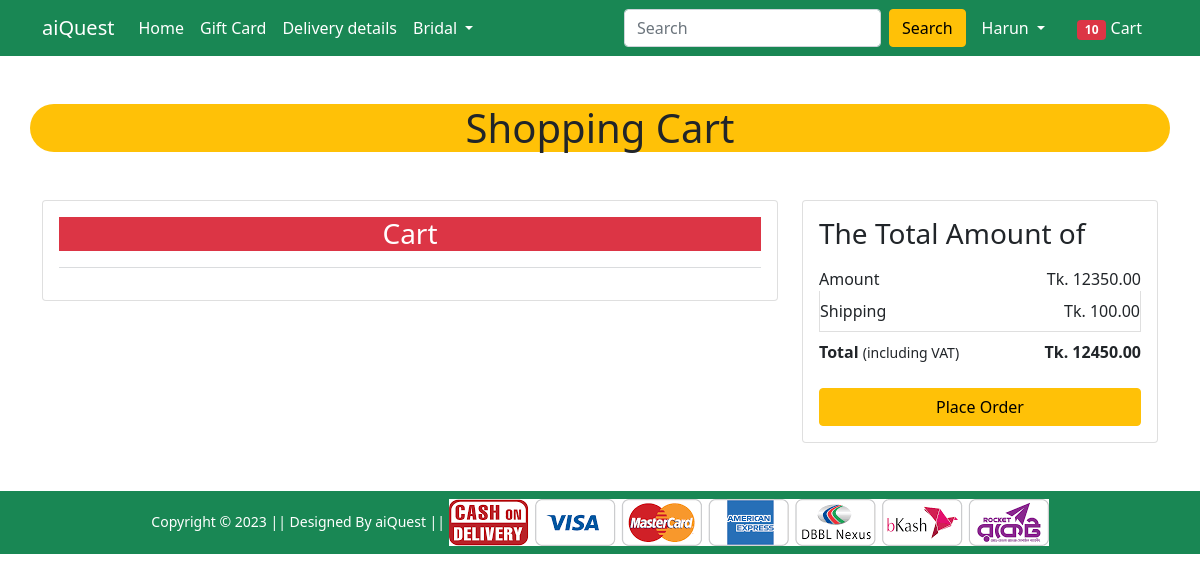
The page /cart/ (signed in) on the database as committed earlier.
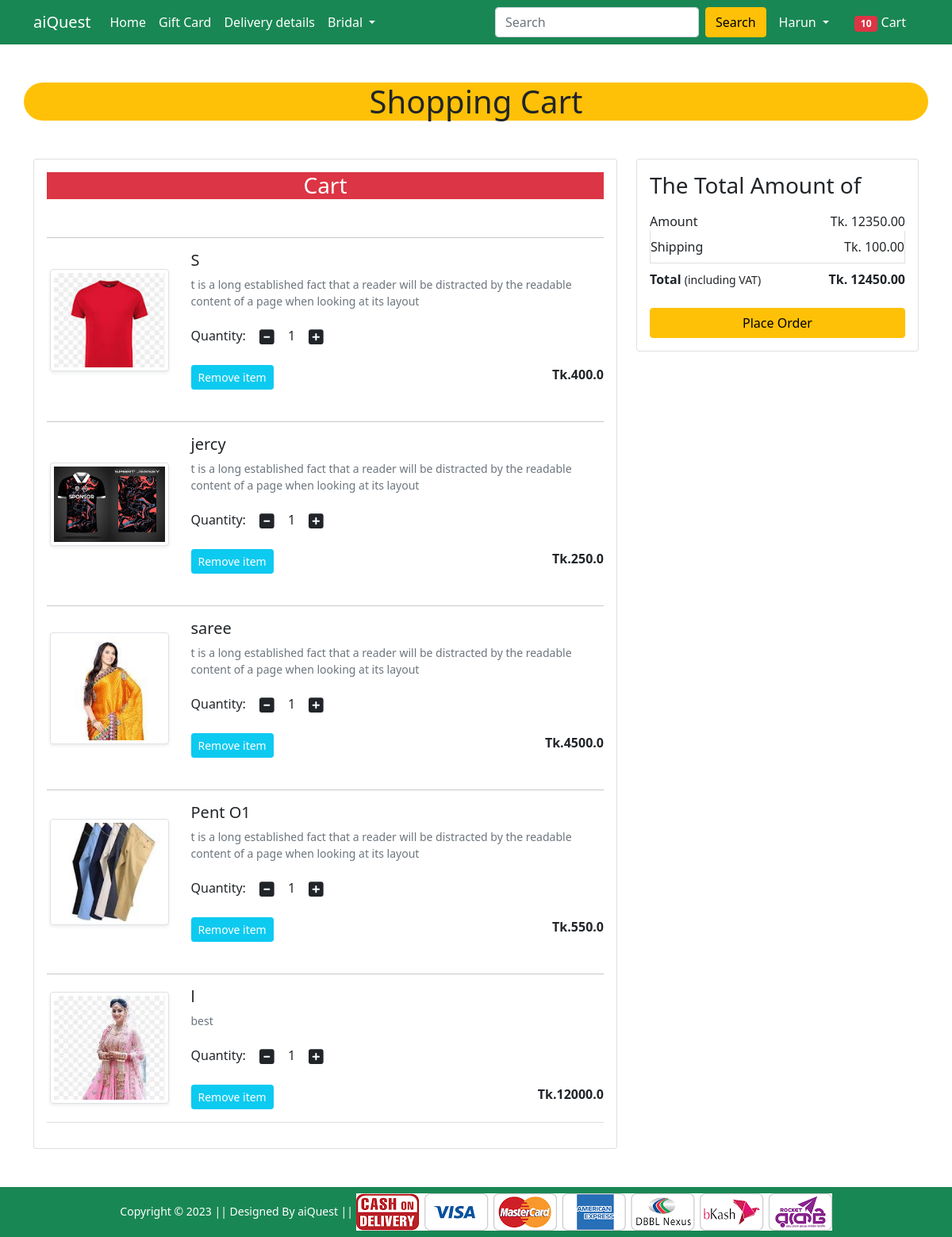
The same page on the database as committed later.
### Shop/models.py (models this page shows, shortened)
class Cart(models.Model):
    user=models.ForeignKey(User, on_delete=models.CASCADE)
    product=models.ForeignKey(product, on_delete=models.CASCADE)
    quantity=models.PositiveIntegerField(default=1)

class product(models.Model):
    title=models.CharField( max_length=50)
    mein_price=models.FloatField()
    discount_price=models.FloatField()
    discription=models.TextField()
    brand=models.CharField(choices=BRAND_LIST,max_length=2)
    cetagory=models.CharField(choices=CETAGORY_LIST,max_length=2)
    product_img=models.ImageField( upload_to='productimg', height_field=None, width_field=None, max_length=None)

### Shop/views.py (the view)
# urls.py: path('cart/',views.Show_cart,name='cart'),
def Show_cart(request):
  if request.user.is_authenticated:
    user=request.user
    cart=Cart.objects.filter(user=user)
    return render (request,'Shop/addtocart.html',{'carts':cart})

### Shop/templates/Shop/addtocart.html (shortened to what this page needs)
{% extends 'Shop/base.html' %}
{% load static %}
{% block main-content %}
<div class="container my-5">
    <div class="row">
        <h1 class="bg  bg-warning text-black text-center rounded-pill  mb-5">Shopping Cart</h1>
        <div class="col-sm-8">
            <div class="card">
                <div class="card-body">
                    <h3 class='bg  bg-danger text-white text-center rounded-4 '>Cart</h3>
                    {% for cart in carts %}
                    <br> <hr>
                    <div class="row">
                        <div class="col-sm-3 text-center align-self-center"><img
                                src="{{cart.product.product_img.url}}" alt="" srcset=""
                                class="img-fluid img-thumbnail shadow-sm" height="150" width="150"> </div>
                        <div class="col-sm-9">
                            <div>
                                <h5>{{cart.product.title}}</h5>
                                <p class="mb-2 text-muted small">{{cart.product.discription}}</p>
                                <div class="my-3">
                                    <label for="quantity">Quantity:</label>
                                    <a class="minus-cart btn"><i class="fas fa-minus-square fa-lg"></i></a>
                                    <span id="quantity">{{cart.quantity}}</span>
                                    <a class="plus-cart btn"><i class="fas fa-plus-square fa-lg"></i></a>
                                </div>
                                <div class="d-flex justify-content-between">
                                    <a href="#" class="btn btn-sm btn-info  text-white mr-3">Remove item </a>
                                    <p class="mb-0"><span><strong>Tk.{{cart.product.discount_price}}</strong></span></p>
                                </div>
                            </div>
                        </div>
                    </div>
                    {% endfor %}
                    <hr class="text-muted">
                </div>
            </div>
        </div>
        <div class="col-sm-4">
            <div class="card">
                <div class="card-body">
                    <h3>The Total Amount of</h3>
                    <ul class="list-group">
                        <li
                            class="list-group-item d-flex justify-content-between align-items-center border-0 px-0 pb-0">
                            Amount<span>Tk. 12350.00</span></li>
                        <li class="list-group-item d-flex justify-content-between align-items-center px-0">
                            Shipping<span>Tk. 100.00</span></li>
                        <li
                            class="list-group-item d-flex justify-content-between align-items-center border-0 px-0 mb-3">
                            <div>
                                <strong>Total</strong> <small>(including VAT)</small>
                            </div>
                            <span><strong>Tk. 12450.00</strong></span>
                        </li>
                    </ul>
                    <div class="d-grid"><a href="{% url 'checkout' %}" class="btn btn-warning">Place Order</a></div>
                </div>
            </div>
        </div>
    </div>
</div>
{% endblock main-content %}

### Shop/templates/Shop/base.html (shortened to what this page needs)
<!doctype html>
{% load static %}
<html lang="en">
<head>
    <link href="https://cdn.jsdelivr.net/npm/bootstrap@5.0.0-beta1/dist/css/bootstrap.min.css" rel="stylesheet"
>
    <link rel="stylesheet" href="{% static 'Shop/css/owl.carousel.min.css' %}">
    <link rel="stylesheet" href="{% static 'Shop/css/all.min.css' %}">
    <link rel="stylesheet" href="{% static 'Shop/css/style.css' %}">
</head>
<body>
    <nav class="navbar navbar-expand-lg navbar-dark bg-success">
        <div class="container">
            <a class="navbar-brand" href="/">aiQuest</a>
            <div class="collapse navbar-collapse" id="navbarSupportedContent">
                <ul class="navbar-nav me-auto mb-2 mb-lg-0">
                    <li class="nav-item">
                        <a class="nav-link active" aria-current="page" href="/">Home</a>
                    </li>
                    <li class="nav-item">
                        <a class="nav-link active" aria-current="page" href="#">Gift Card</a>
                    </li>
                    <li class="nav-item">
                        <a class="nav-link active" aria-current="page" href="#">Delivery details</a>
                    </li>
                    <li class="nav-item dropdown">
                        <a class="nav-link dropdown-toggle text-white" href="#" id="electronicsDropdown" role="button"
                            data-bs-toggle="dropdown" aria-expanded="false">
                            Bridal
                        </a>
                    </li>
                </ul>
                <form class="d-flex">
                    <input class="form-control me-2" type="search" placeholder="Search" aria-label="Search">
                    <button class="btn btn-warning" type="submit">Search</button>
                </form>
                <div>
                    <ul class="navbar-nav me-auto mb-2 mb-lg-0">
                        {% if request.user.is_authenticated %}
                        <li class="nav-item dropdown mx-2">
                            <a class="nav-link dropdown-toggle text-white" href="#" id="profileDropdown" role="button"
                                data-bs-toggle="dropdown" aria-expanded="false">
                               <span>{{request.user.username|capfirst}}</span>
                            </a>
                        </li>
                        <li class="nav-item mx-2">
                            <a href="{% url 'cart' %}" class="nav-link text-white"><span
                                    class="badge bg-danger">10</span> Cart </a>
                        </li>
                        {% endif %}
                    </ul>
                </div>
            </div>
        </div>
    </nav>
    {% block main-content %} {% endblock main-content %}
    <footer class="container-fluid bg-success text-center p-2 mt-5">
        <small class="text-white">Copyright &copy; 2023 || Designed By aiQuest || </small>
        <img src="{% static 'Shop/images/paymentlogo.png' %}" alt="" srcset="" class="img-fluid" height="2px">
    </footer>
</body>
</html>

Rows that differ between the two databases and show on the page:
added Cart: product.product_img (picture), product "S", product.discription "t is a long established fact that a reader will be distracted by the readable content of a page when looking at its layout", quantity "1", product.discount_price "400.0"
added Cart: product.product_img (picture), product "jercy", product.discription "t is a long established fact that a reader will be distracted by the readable content of a page when looking at its layout", quantity "1", product.discount_price "250.0"
added Cart: product.product_img (picture), product "saree", product.discription "t is a long established fact that a reader will be distracted by the readable content of a page when looking at its layout", quantity "1", product.discount_price "4500.0"
added Cart: product.product_img (picture), product "Pent O1", product.discription "t is a long established fact that a reader will be distracted by the readable content of a page when looking at its layout", quantity "1", product.discount_price "550.0"
added Cart: product.product_img (picture), product "l", product.discription "best", quantity "1", product.discount_price "12000.0"
